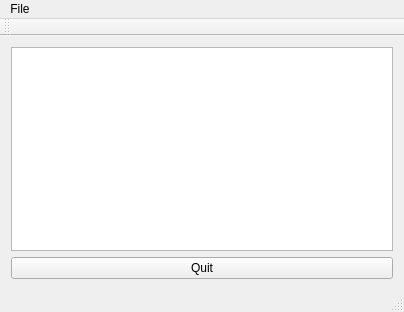
<?xml version="1.0" encoding="UTF-8"?>
<ui version="4.0">
 <class>Notepad</class>
 <widget class="QMainWindow" name="Notepad">
  <property name="geometry">
   <rect>
    <x>0</x>
    <y>0</y>
    <width>404</width>
    <height>312</height>
   </rect>
  </property>
  <property name="windowTitle">
   <string>Notepad</string>
  </property>
  <widget class="QWidget" name="centralWidget">
   <layout class="QVBoxLayout" name="verticalLayout_2">
    <item>
     <layout class="QVBoxLayout" name="verticalLayout">
      <item>
       <widget class="QTextEdit" name="textEdit"/>
      </item>
      <item>
       <widget class="QPushButton" name="quitButton">
        <property name="text">
         <string>Quit</string>
        </property>
       </widget>
      </item>
     </layout>
    </item>
   </layout>
  </widget>
  <widget class="QMenuBar" name="menuBar">
   <property name="geometry">
    <rect>
     <x>0</x>
     <y>0</y>
     <width>404</width>
     <height>22</height>
    </rect>
   </property>
   <widget class="QMenu" name="menuFile">
    <property name="title">
     <string>File</string>
    </property>
    <addaction name="actionOpen"/>
    <addaction name="actionSave"/>
   </widget>
   <addaction name="menuFile"/>
  </widget>
  <widget class="QToolBar" name="mainToolBar">
   <attribute name="toolBarArea">
    <enum>TopToolBarArea</enum>
   </attribute>
   <attribute name="toolBarBreak">
    <bool>false</bool>
   </attribute>
  </widget>
  <widget class="QStatusBar" name="statusBar"/>
  <action name="actionFile">
   <property name="text">
    <string>File</string>
   </property>
  </action>
  <action name="actionOpen">
   <property name="icon">
    <iconset resource="images.qrc">
     <normaloff>:/images/images/Open.png</normaloff>:/images/images/Open.png</iconset>
   </property>
   <property name="text">
    <string>Open</string>
   </property>
   <property name="toolTip">
    <string>Open a file from disk</string>
   </property>
  </action>
  <action name="actionSave">
   <property name="icon">
    <iconset resource="images.qrc">
     <normaloff>:/images/images/Save.png</normaloff>:/images/images/Save.png</iconset>
   </property>
   <property name="text">
    <string>Save</string>
   </property>
   <property name="toolTip">
    <string>Save a file to disk</string>
   </property>
  </action>
 </widget>
 <layoutdefault spacing="6" margin="11"/>
 <resources>
  <include location="images.qrc"/>
 </resources>
 <connections/>
</ui>
